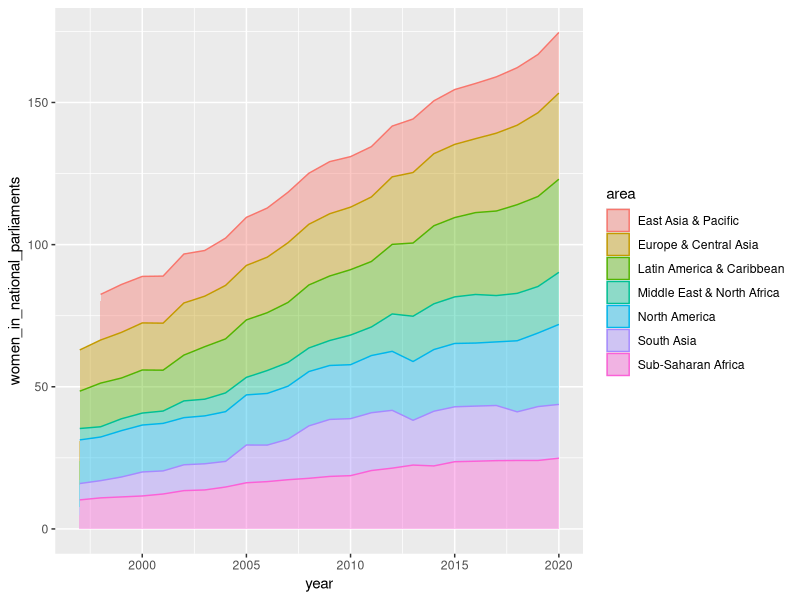

The R script that drew this image:
library(tidyverse)

world_bank_areas <- read_csv("data/world_bank_areas.csv")

world_bank_areas %>% 
  filter(area != "World") %>% 
  ggplot(aes(x = year,
             y = women_in_national_parliaments,
             fill = area,
             color = area)) +
  geom_area(alpha = .4)
